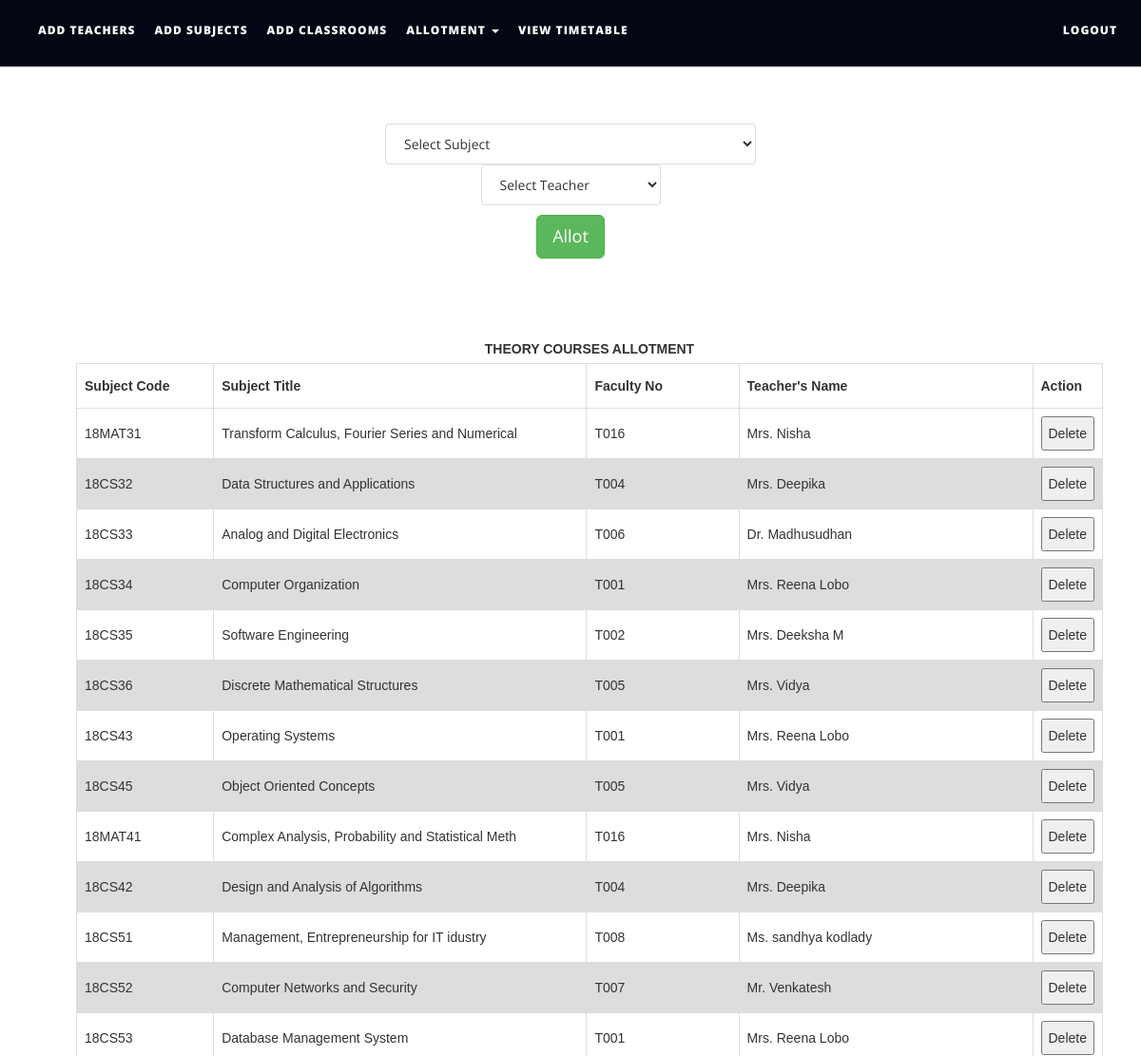
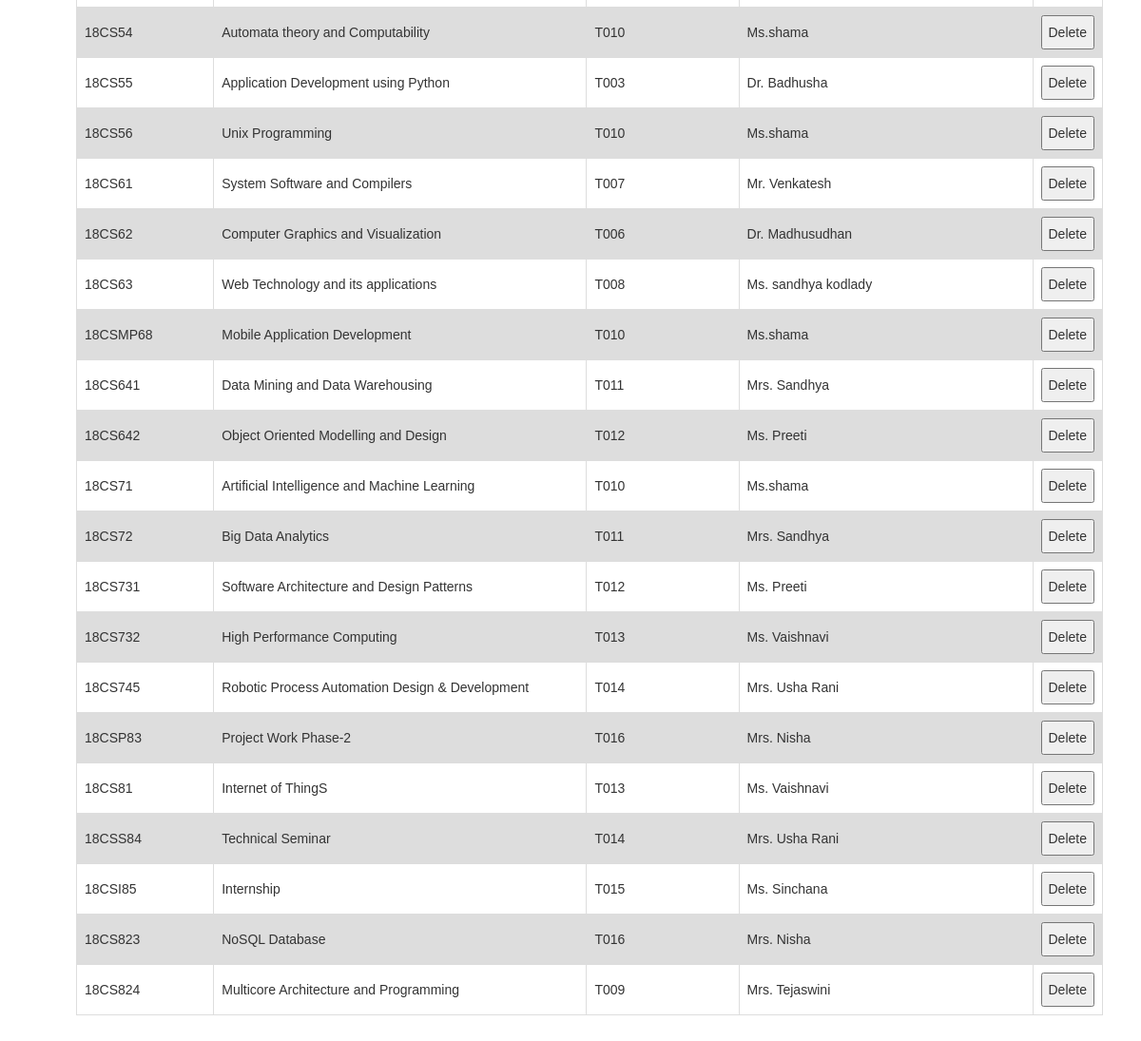
/files/allotsubjects.php, run on the app's committed database (2 pictures, top to bottom).
### tables this page shows
CREATE TABLE `subjects` (
  `subject_code` varchar(10) NOT NULL,
  `subject_name` varchar(50) NOT NULL,
  `course_type` varchar(15) NOT NULL,
  `semester` int(1) NOT NULL,
  `department` varchar(50) NOT NULL,
  `isAlloted` int(1) NOT NULL,
  `allotedto` text NOT NULL,
  `allotedto2` text NOT NULL,
  `allotedto3` text NOT NULL
);

CREATE TABLE `teachers` (
  `faculty_number` varchar(10) NOT NULL,
  `name` text NOT NULL,
  `alias` varchar(10) NOT NULL,
  `designation` varchar(30) NOT NULL,
  `contact_number` varchar(15) NOT NULL,
  `emailid` varchar(50) NOT NULL
);

### files/allotsubjects.php (the view, shortened to what this page needs)
<!DOCTYPE html>
<html xmlns="http://www.w3.org/1999/xhtml">
<head>
    <link href="assets/css/bootstrap.css" rel="stylesheet"/>
    <link href="assets/css/font-awesome.min.css" rel="stylesheet"/>
    <link href="assets/css/flexslider.css" rel="stylesheet"/>
    <link href="assets/css/style.css" rel="stylesheet"/>
</head>
<body>
<div class="navbar navbar-inverse navbar-fixed-top " id="menu">
    <div class="container">
        <div class="navbar-collapse collapse move-me">
            <ul class="nav navbar-nav navbar-left">
                <li><a href="addteachers.php">ADD TEACHERS</a></li>
                <li><a href="addsubjects.php">ADD SUBJECTS</a></li>
                <li><a href="addclassrooms.php">ADD CLASSROOMS</a></li>
                <li class="dropdown"><a class="dropdown-toggle" data-toggle="dropdown" aria-expanded="false">ALLOTMENT
                        <span class="caret"></span></a>
                </li>
                <li><a href="generatetimetable.php">VIEW TIMETABLE</a></li>
            </ul>
            <ul class="nav navbar-nav navbar-right">
                <li><a href="index.php">LOGOUT</a></li>
            </ul>
        </div>
    </div>
</div>
<br>
<div align="center">
    <form action="allotmentFormvalidation.php" method="post" style="margin-top: 100px">
        <div style="margin-top: 5px">
            <select name="tobealloted" class="list-group-item">
                <?php
                $q = mysqli_query(mysqli_connect("localhost", "root", "", "ttms"),
                    "SELECT * FROM subjects");
                $row_count = mysqli_num_rows($q);
                if ($row_count) {
                    $mystring = '
         <option selected disabled>Select Subject</option>';
                    while ($row = mysqli_fetch_assoc($q)) {
                         if ( $row['course_type'] == "LAB"){
                               continue;
                            }
                        $mystring .= '<option value="' . $row['subject_code'] . '">' . $row['subject_name'] . '</option>';
                    }
                    echo $mystring;
                }
                ?>
            </select>
        </div>
        <div>
            <select name="toalloted" class="list-group-item">
                <?php
                $q = mysqli_query(mysqli_connect("localhost", "root", "", "ttms"),
                    "SELECT * FROM teachers ");
                $row_count = mysqli_num_rows($q);
                if ($row_count) {
                    $mystring = '
         <option selected disabled>Select Teacher</option>';
                    while ($row = mysqli_fetch_assoc($q)) {
                        $mystring .= '<option value="' . $row['faculty_number'] . '">' . $row['name'] . '</option>';
                    }
                    echo $mystring;
                }
                ?>
            </select>
        </div>
        <div style="margin-top: 10px">
            <button type="submit" class="btn btn-success btn-lg">Allot</button>
        </div>
    </form>
</div>
<table id=allotedsubjectstable>
    <caption><strong>THEORY COURSES ALLOTMENT</strong></caption>
    <tr>
        <th width="150">Subject Code</th>
        <th width=420>Subject Title</th>
        <th width="170">Faculty No</th>
        <th width="330">Teacher's Name</th>
        <th width="40">Action</th>
    </tr>
    <tbody>
    <?php
    $q = mysqli_query(mysqli_connect("localhost", "root", "", "ttms"),
        "SELECT * FROM subjects ");
    while ($row = mysqli_fetch_assoc($q)) {
        if ($row['isAlloted'] == 0 || $row['course_type'] == 'LAB')
            continue;
        $teacher_id = $row['allotedto'];
        $t = mysqli_query(mysqli_connect("localhost", "root", "", "ttms"),
            "SELECT name FROM teachers WHERE faculty_number = '$teacher_id'");
        $trow = mysqli_fetch_assoc($t);
        echo "<tr><td>{$row['subject_code']}</td>
                    <td>{$row['subject_name']}</td>
                    <td>{$row['allotedto']}</td>
                    <td>{$trow['name']}</td>
                   <td>
                    <button>Delete</button></td>
                    </tr>\n";
    }
    ?>
    </tbody>
</table>
</body>
</html>

### files/assets/css/style.css (style rules this page uses)
#menu { background-color: rgb(2, 7, 19); color: #fff; font-size: 12px; font-weight: 900; letter-spacing: 1px; min-height: 70px; }
.navbar-inverse { border-color: transparent; }
.navbar-inverse .navbar-nav > li > a, .navbar-inverse .navbar-nav > li > a:hover { color: #FFF; padding: 22px 10px; }

### files/allotsubjects.php (style rules this page uses)
table { margin-top: 80px; margin-bottom: 50px; font-family: arial, sans-serif; border-collapse: collapse; margin-left: 80px; width: 90%; }
td, th { border: 1px solid #dddddd; text-align: left; padding: 8px; }
tr:nth-child(even) { background-color: #dddddd; }

### data on the page
subjects: subject_code "18MAT31", subject_name "Transform Calculus, Fourier Series and Numerical", allotedto "T016", teachers.name "Mrs. Nisha"
subjects: subject_code "18CS32", subject_name "Data Structures and Applications", allotedto "T004", teachers.name "Mrs. Deepika"
subjects: subject_code "18CS33", subject_name "Analog and Digital Electronics", allotedto "T006", teachers.name "Dr. Madhusudhan"
subjects: subject_code "18CS34", subject_name "Computer Organization", allotedto "T001", teachers.name "Mrs. Reena Lobo"
subjects: subject_code "18CS35", subject_name "Software Engineering", allotedto "T002", teachers.name "Mrs. Deeksha M"
subjects: subject_code "18CS36", subject_name "Discrete Mathematical Structures", allotedto "T005", teachers.name "Mrs. Vidya"
subjects: subject_code "18CS43", subject_name "Operating Systems", allotedto "T001", teachers.name "Mrs. Reena Lobo"
subjects: subject_code "18CS45", subject_name "Object Oriented Concepts", allotedto "T005", teachers.name "Mrs. Vidya"
subjects: subject_code "18MAT41", subject_name "Complex Analysis, Probability and Statistical Meth", allotedto "T016", teachers.name "Mrs. Nisha"
subjects: subject_code "18CS42", subject_name "Design and Analysis of Algorithms", allotedto "T004", teachers.name "Mrs. Deepika"
subjects: subject_code "18CS51", subject_name "Management, Entrepreneurship for IT idustry", allotedto "T008", teachers.name "Ms. sandhya kodlady"
subjects: subject_code "18CS52", subject_name "Computer Networks and Security", allotedto "T007", teachers.name "Mr. Venkatesh"
subjects: subject_code "18CS53", subject_name "Database Management System", allotedto "T001", teachers.name "Mrs. Reena Lobo"
subjects: subject_code "18CS54", subject_name "Automata theory and Computability", allotedto "T010", teachers.name "Ms.shama"
subjects: subject_code "18CS55", subject_name "Application Development using Python", allotedto "T003", teachers.name "Dr. Badhusha"
subjects: subject_code "18CS56", subject_name "Unix Programming", allotedto "T010", teachers.name "Ms.shama"
subjects: subject_code "18CS61", subject_name "System Software and Compilers", allotedto "T007", teachers.name "Mr. Venkatesh"
subjects: subject_code "18CS62", subject_name "Computer Graphics and Visualization", allotedto "T006", teachers.name "Dr. Madhusudhan"
subjects: subject_code "18CS63", subject_name "Web Technology and its applications", allotedto "T008", teachers.name "Ms. sandhya kodlady"
subjects: subject_code "18CSMP68", subject_name "Mobile Application Development", allotedto "T010", teachers.name "Ms.shama"
subjects: subject_code "18CS641", subject_name "Data Mining and Data Warehousing", allotedto "T011", teachers.name "Mrs. Sandhya"
subjects: subject_code "18CS642", subject_name "Object Oriented Modelling and Design", allotedto "T012", teachers.name "Ms. Preeti"
subjects: subject_code "18CS71", subject_name "Artificial Intelligence and Machine Learning", allotedto "T010", teachers.name "Ms.shama"
subjects: subject_code "18CS72", subject_name "Big Data Analytics", allotedto "T011", teachers.name "Mrs. Sandhya"
subjects: subject_code "18CS731", subject_name "Software Architecture and Design Patterns", allotedto "T012", teachers.name "Ms. Preeti"
subjects: subject_code "18CS732", subject_name "High Performance Computing", allotedto "T013", teachers.name "Ms. Vaishnavi"
subjects: subject_code "18CS745", subject_name "Robotic Process Automation Design & Development", allotedto "T014", teachers.name "Mrs. Usha Rani"
subjects: subject_code "18CSP83", subject_name "Project Work Phase-2", allotedto "T016", teachers.name "Mrs. Nisha"
subjects: subject_code "18CS81", subject_name "Internet of ThingS", allotedto "T013", teachers.name "Ms. Vaishnavi"
subjects: subject_code "18CSS84", subject_name "Technical Seminar", allotedto "T014", teachers.name "Mrs. Usha Rani"
subjects: subject_code "18CSI85", subject_name "Internship", allotedto "T015", teachers.name "Ms. Sinchana"
subjects: subject_code "18CS823", subject_name "NoSQL Database", allotedto "T016", teachers.name "Mrs. Nisha"
subjects: subject_code "18CS824", subject_name "Multicore Architecture and Programming", allotedto "T009", teachers.name "Mrs. Tejaswini"
